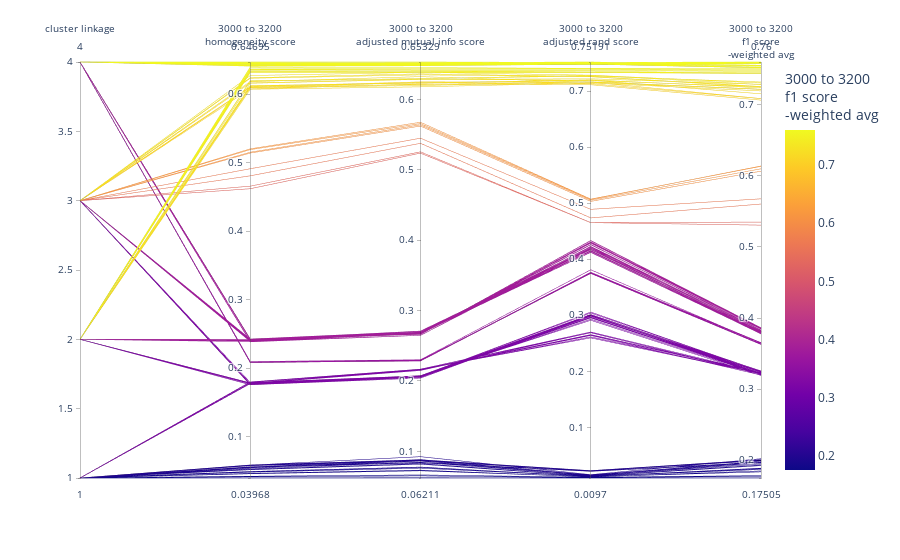

Source (notebook cell):
### Markdown cell above
Plot one w/o subreddits to we can show it in slides

### Code cell
l_cols_plot_raw_ = l_parallel_params + l_parallel_metrics_3k
l_cols_plot_clean_ = [rename_col_for_display(c) for c in l_cols_plot_raw_]
df_plot_ = (
    df_mlf_clustering_candidates[l_cols_plot_raw_]
    .rename(columns={c: rename_col_for_display(c) for c in l_cols_plot_raw_})
    .reset_index(drop=True)
)
# remap cluster linkage so it shows up in plot
col_linkage_clean = ['cluster linkage']
df_plot_[col_linkage_clean] = df_plot_[col_linkage_clean].replace(d_linkage_to_num)
print(f"Linkage names:\n {d_num_to_linkage}")

df_plot_ = df_plot_.drop('subreddits', axis=1)
fig = px.parallel_coordinates(
    df_plot_,
    color=l_cols_plot_clean_[-1],
    # dimensions=l_cols_plot_clean_,
    # labels={},
    # color_continuous_scale=px.colors.diverging.Tealrose,
    # color_continuous_midpoint=2
)
fig.show()

### Figure 1 — Plotly figure (JSON) as saved in the notebook; plotly's stock layout.template omitted (floating-point values rounded to 4 significant figures; data arrays with more than 128 entries replaced by an {"elided": "..."} marker saying what was removed)
{"data": [{"dimensions": [{"label": "cluster linkage", "values": {"elided": "132 int values"}}, {"label": "3000 to 3200<br>homogeneity score<br>", "values": {"elided": "132 float values"}}, {"label": "3000 to 3200<br>adjusted mutual info score<br>", "values": {"elided": "132 float values"}}, {"label": "3000 to 3200<br>adjusted rand score<br>", "values": {"elided": "132 float values"}}, {"label": "3000 to 3200<br>f1 score<br>-weighted avg<br>", "values": {"elided": "132 float values"}}], "domain": {"x": [0, 1], "y": [0, 1]}, "line": {"color": {"elided": "132 float values"}, "coloraxis": "coloraxis"}, "name": "", "type": "parcoords"}], "layout": {"autosize": true, "coloraxis": {"colorbar": {"title": {"text": "3000 to 3200<br>f1 score<br>-weighted avg<br>"}}, "colorscale": [[0, "#0d0887"], [0.1111, "#46039f"], [0.2222, "#7201a8"], [0.3333, "#9c179e"], [0.4444, "#bd3786"], [0.5556, "#d8576b"], [0.6667, "#ed7953"], [0.7778, "#fb9f3a"], [0.8889, "#fdca26"], [1, "#f0f921"]]}, "legend": {"tracegroupgap": 0}, "margin": {"t": 60}}}
